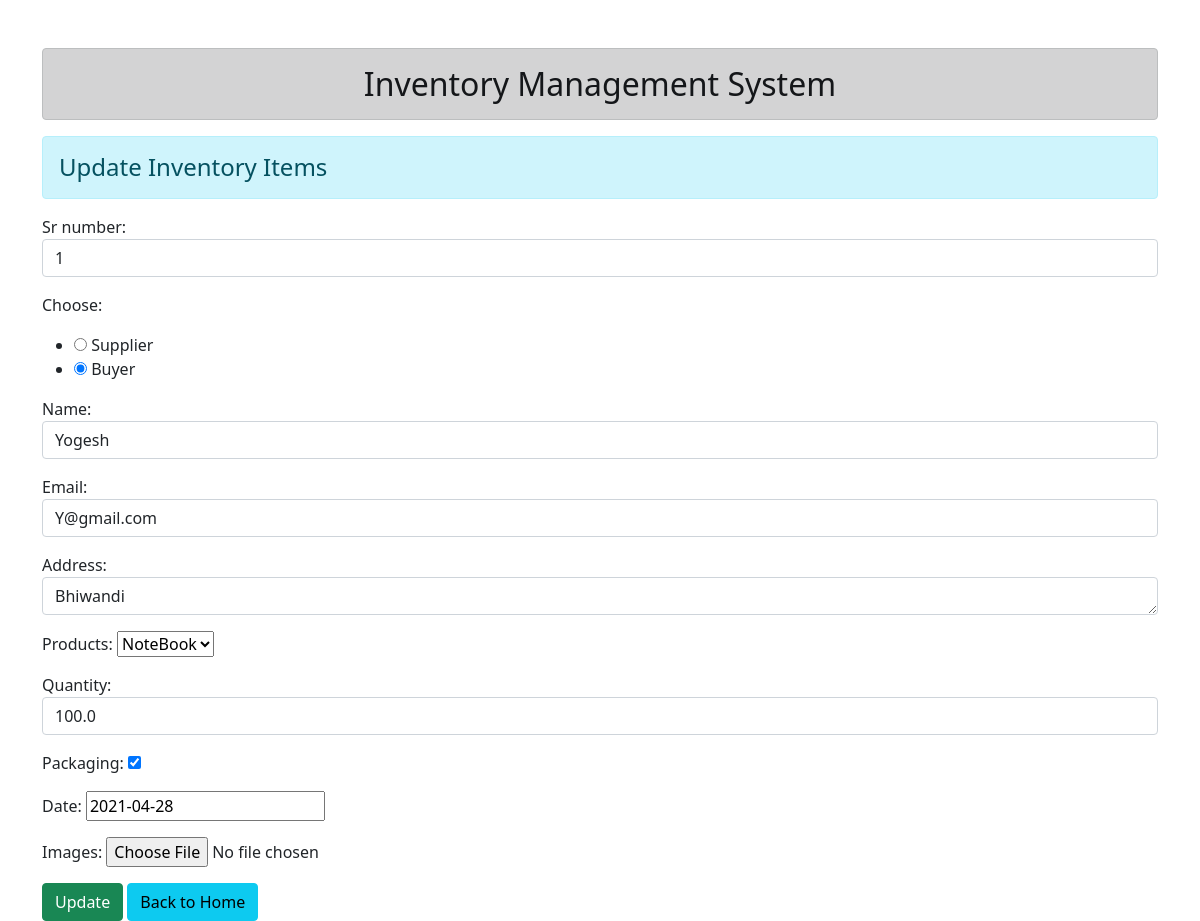
The page /33/ on the database its author committed.
### Store/models.py (models this page shows)
class User(models.Model):
    choose= [
    ('Supplier', 'Supplier'),
    ('Buyer', 'Buyer'),
    ]
    products= [
    ('Pen', 'Pen'),
    ('NoteBook', 'NoteBook'),
    ]
    sr_number = models.IntegerField()
    choose = models.CharField(max_length=15, choices=choose, null=True, default='Supplier')
    name = models.CharField(max_length=70)
    email = models.EmailField(max_length=100)
    address = models.CharField(max_length=1000)
    products = models.CharField(max_length=15, choices=products, null=True, default="Pen")
    quantity = models.FloatField()
    packaging = models.BooleanField()
    date = models.DateField(default="2021-04-27")
    images = models.ImageField(upload_to='images/',default="")

### Store/views.py (the view, shortened to what this page needs)
# urls.py: path('<int:id>/', views.UserUpdateView.as_view(), name="updatedata"),
class UserUpdateView(View):
    def get(self, request, id):
         pi = User.objects.get(pk=id)
         fm = ItemsRegistration(instance=pi)
         return render(request,'Store/update.html', {'form':fm})

### Store/forms.py
class ItemsRegistration(forms.ModelForm):
    class Meta:
        model = User
        fields = ['sr_number','choose','name', 'email', 'address', 'products', 'quantity', 'packaging', 'date', 'images' ]
        widgets = {
            'sr_number':forms.TextInput(attrs={'class':'form-control'}),
            'choose':forms.RadioSelect(),
            'name':forms.TextInput(attrs={'class':'form-control'}),
            'email':forms.EmailInput(attrs={'class':'form-control'}),
            'address':forms.Textarea(attrs={'class':'form-control', "rows":1, "cols":20}),
            'products':forms.Select(),
            'quantity':forms.TextInput(attrs={'class':'form-control'}),
            'packaging':forms.CheckboxInput(),
            'date':forms.DateInput(),
            'images':forms.FileInput(),
        }

### Store/templates/Store/update.html
{% extends 'Store/base.html' %}
{% block content %}
<div class="row">
    <div class="clo-sm-4">
        <h4 class="alert alert-info">Update Inventory Items</h4>
        <form action="" method="POST" enctype="multipart/form-data">
            {% csrf_token %} {{form.as_p}}
            <input type="submit" class="btn btn-success" value="Update">
            <a href="{% url 'addandshow' %}" class="btn btn-info">Back to Home</a>
        </form>
    </div>
</div>
{% endblock content %}

### rows shown on the page
User: sr_number "1", choose "☐ Choose: ☑ Buyer", name "Yogesh", email "Y@gmail.com", address "Bhiwandi", products "NoteBook", quantity "100.0", packaging "☑", date "2021-04-28"
